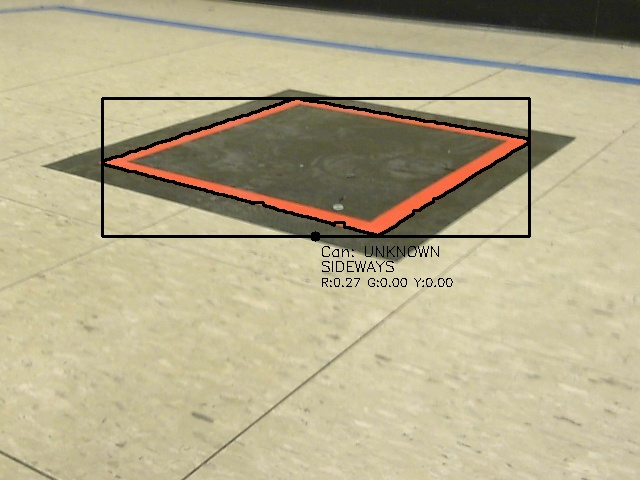
#> input picture debug_imgs/cans.jpg, 640 x 480 px, given in place of the camera
$ python test_zones_final.py
#> lines starting #> are read from the running program, lines starting #| are printed output that depends on the picture; after the words box and inside, x2 and y2 are one past the last pixel; in counts of white or black regions, pixels touching at a corner belong together
import cv2
import numpy as np


def detect_goals_2(camera_index=0):
    # -------------------------
    # Camera setup
    # -------------------------
#> called with camera_index = 0
    FRAME_WIDTH, FRAME_HEIGHT = 640, 480

    cap = cv2.VideoCapture(camera_index)
    if not cap.isOpened():
        raise RuntimeError("Cannot open camera")

    cap.set(cv2.CAP_PROP_FRAME_WIDTH, FRAME_WIDTH)
    cap.set(cv2.CAP_PROP_FRAME_HEIGHT, FRAME_HEIGHT)

    cap.set(cv2.CAP_PROP_AUTO_EXPOSURE, 0.25)
    cap.set(cv2.CAP_PROP_EXPOSURE, -7)
    cap.set(cv2.CAP_PROP_AUTO_WB, 0.0)
    cap.set(cv2.CAP_PROP_WB_TEMPERATURE, 3000)

    ret, frame = cap.read()
#> frame is the input picture: shape (480, 640, 3); mean B, G, R 140.3, 172.3, 181
    cap.release()

    if not ret:
        raise RuntimeError("Failed to grab frame")

    # -------------------------
    # Convert to HSV
    # -------------------------
    hsv = cv2.cvtColor(frame, cv2.COLOR_BGR2HSV)
#> hsv: shape (480, 640, 3); mean H, S, V 25.9, 62.4, 181.4

    # -------------------------
    # BLACK MASK
    # -------------------------
    color_range = np.max(frame, axis=2) - np.min(frame, axis=2)
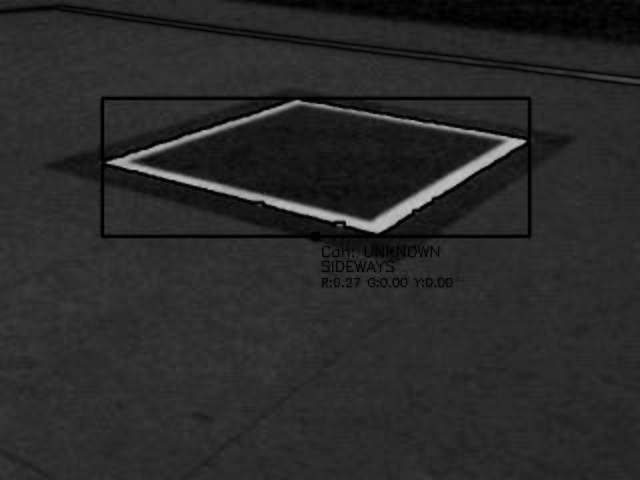
#> color_range: shape (480, 640); min 0, max 199, mean 41.4
    range_thres = np.where(color_range < 20, 255, 0).astype(np.uint8)
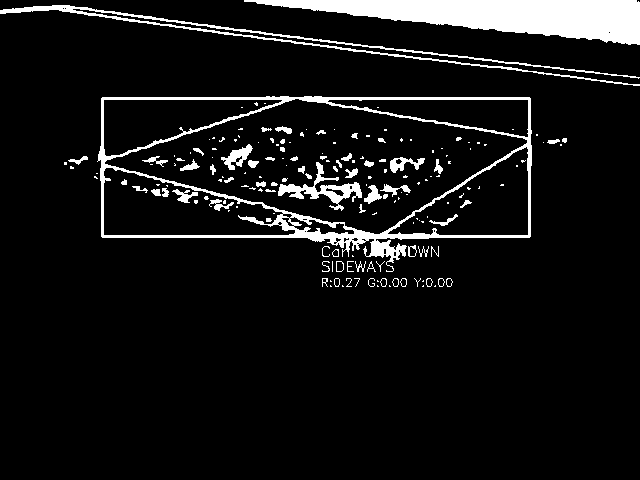
#> range_thres: shape (480, 640); 8.2% white; 177 white regions (109 under 20 px), largest, box (x1, y1, x2, y2) and area: (244, 0, 640, 45) 9548, (97, 96, 532, 272) 7615, (0, 5, 640, 86) 2829

    hsv_black = cv2.inRange(hsv, (0, 0, 0), (180, 90, 150))
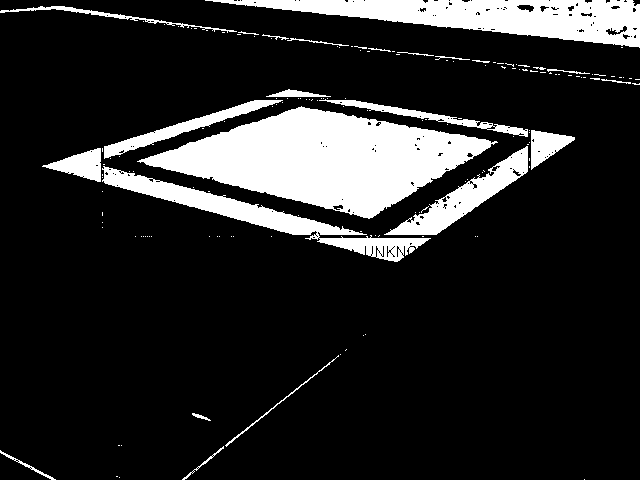
#> hsv_black: shape (480, 640); 15.4% white; 153 white regions (129 under 20 px), largest, box (x1, y1, x2, y2) and area: (137, 106, 498, 219) 20885, (205, 0, 640, 48) 10079, (102, 166, 431, 262) 5642
    black_mask = cv2.bitwise_and(hsv_black, range_thres)
#> black_mask: shape (480, 640); 5.2% white; 401 white regions (343 under 20 px), largest, box (x1, y1, x2, y2) and area: (244, 0, 640, 45) 9069, (278, 162, 362, 206) 1035, (308, 228, 400, 261) 729

    kernel = cv2.getStructuringElement(cv2.MORPH_RECT, (10, 10))
    black_mask = cv2.dilate(black_mask, kernel, iterations=3)
#> black_mask: shape (480, 640); 32.8% white; 5 white regions, box (x1, y1, x2, y2) and area: (52, 84, 582, 276) 64016, (0, 0, 640, 70) 28898, (473, 51, 640, 100) 5370, (423, 47, 469, 77) 1330, (123, 224, 167, 252) 1232
    black_mask = cv2.erode(black_mask, kernel, iterations=1)
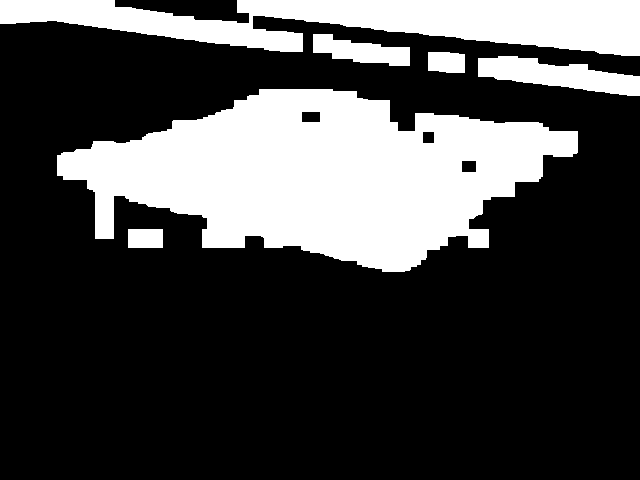
#> black_mask: shape (480, 640); 27.5% white; 6 white regions, box (x1, y1, x2, y2) and area: (57, 89, 578, 272) 56114, (0, 0, 640, 56) 21433, (478, 56, 640, 96) 3569, (313, 34, 410, 66) 1831, (428, 52, 465, 73) 727, (128, 229, 163, 248) 665

    # -------------------------
    # COLOR MASKS
    # -------------------------
    red1 = cv2.inRange(hsv, (0, 80, 30), (10, 255, 255))
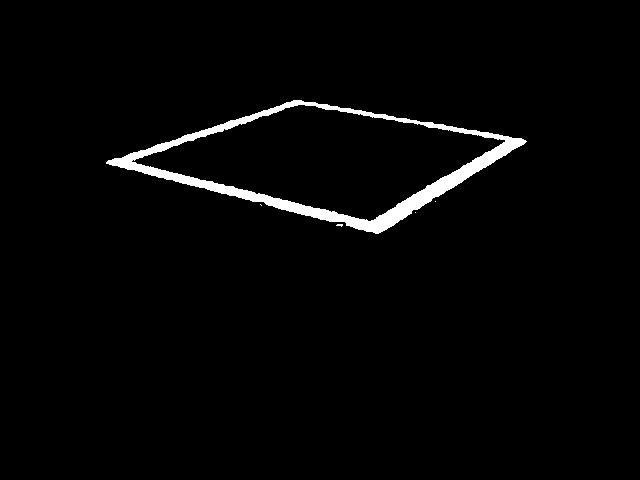
#> red1: shape (480, 640); 2.3% white; 5 white regions (4 under 20 px), largest, box (x1, y1, x2, y2) and area: (106, 100, 527, 234) 6944
    red2 = cv2.inRange(hsv, (170, 100, 40), (180, 255, 255))
#> red2: shape (480, 640); every value is 0
    red_mask = cv2.bitwise_or(red1, red2)

    green_mask = cv2.inRange(hsv, (40, 40, 100), (60, 100, 255))
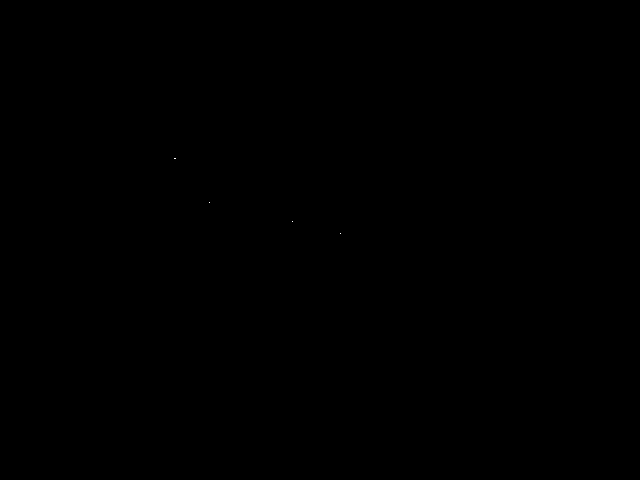
#> green_mask: shape (480, 640); 0% white in thin lines or dots, all inside (x1, y1, x2, y2) = (174, 158, 341, 234)
    yellow_mask = cv2.inRange(hsv, (30, 90, 100), (45, 150, 255))

    color_masks = [red_mask, green_mask, yellow_mask]
    for i in range(len(color_masks)):
        color_masks[i] = cv2.dilate(color_masks[i], kernel, iterations=2)
        color_masks[i] = cv2.erode(color_masks[i], kernel, iterations=1)
#> this loop made 3 passes
#> after the loop, color_masks = 3 items

    red_mask, green_mask, yellow_mask = color_masks
#> red_mask: shape (480, 640); 5.4% white; 1 white region, box (x1, y1, x2, y2) and area: (103, 97, 533, 240) 16491
#> green_mask: shape (480, 640); 0.13% white; 4 white regions, box (x1, y1, x2, y2) and area: (171, 155, 182, 165) 110, (206, 199, 216, 209) 100, (289, 218, 299, 228) 100, (337, 230, 347, 240) 100


    # -------------------------
    # COMBINED GOAL MASKS
    # -------------------------
    red_goal = cv2.bitwise_and(black_mask, red_mask)
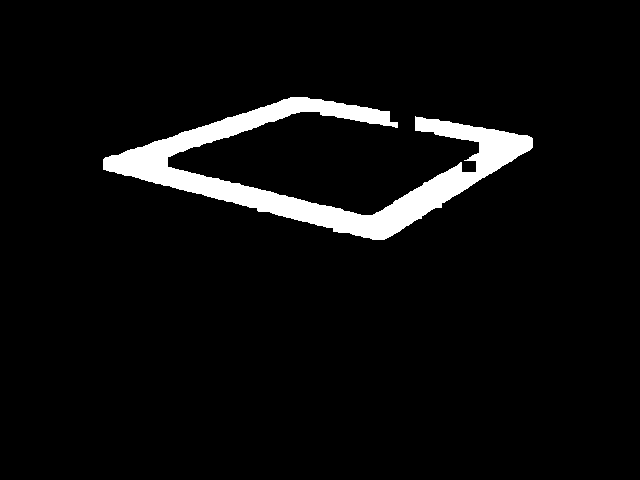
#> red_goal: shape (480, 640); 5.2% white; 1 white region
    green_goal = cv2.bitwise_and(black_mask, green_mask)
    yellow_goal = cv2.bitwise_and(black_mask, yellow_mask)

    # cv2.imshow("Black Mask", black_mask)
    # cv2.imshow("Raw Yellow Mask", yellow_mask)
    # cv2.imshow("Black and Yellow", yellow_goal)

    goals = []

    # -------------------------
    # PROCESS EACH COLOR
    # -------------------------
    def process_goal(mask, label):
#> called with label = 'RED'
        contours, _ = cv2.findContours(mask, cv2.RETR_EXTERNAL, cv2.CHAIN_APPROX_SIMPLE)
#> contours = 1 contour; box (x1, y1, x2, y2) and area: (103, 97, 533, 240) 15194

        for cnt in contours:
            area = cv2.contourArea(cnt)
            if area < 2000:
                continue

            x, y, w, h = cv2.boundingRect(cnt)
            # aspect = w / float(h)
            # if aspect < 0.7 or aspect > 1.3:
            #     continue

            # ---- CENTROID USING MOMENTS ----
            M = cv2.moments(cnt)
            if M["m00"] == 0:
                continue

            cx = int(M["m10"] / M["m00"])
            cy = int(M["m01"] / M["m00"])

            goals.append({
                "color": label,
                "center_uv": (cx, cy),
                "bbox": (x, y, w, h),
                "area": area
            })

            # ---- DEBUG DRAW (BLACK / WHITE ONLY) ----
            cv2.rectangle(frame, (x, y), (x+w, y+h), (0, 0, 0), 2)
            cv2.circle(frame, (cx, cy), 6, (255, 255, 255), -1)
            cv2.putText(
                frame,
                f"Zone: {label}",
                (x, y-8),
                cv2.FONT_HERSHEY_SIMPLEX,
                0.6,
                (255, 255, 255),
                2
            )
#> this loop made 1 pass
#> (area, x, y, w, h, cx, cy) on pass 1: (15194.5, 103, 97, 430, 143, 321, 167)
#> after the loop, goals = 1 item

    process_goal(red_goal, "RED")
    process_goal(green_goal, "GREEN")
#> in process_goal (call 2), `contours, _ = cv2.findContours(mask, cv2.RETR_EXTERNAL, cv2.CHAIN_APPR..`: contours = 4 contours; box (x1, y1, x2, y2) and area: (171, 155, 182, 165) 90, (337, 230, 347, 240) 81, (289, 218, 299, 228) 81, (206, 199, 216, 209) 81
#> the loop in process_goal (call 2), `for cnt in contours:` made 4 passes
#> (cnt, area) on passes 1 to 4: ([[337, 230], [337, 239], [346, 239], [346, 230]], 81), ([[289, 218], [289, 227], [298, 227], [298, 218]], 81), ([[206, 199], [206, 208], [215, 208], [215, 199]], 81), ([[171, 155], [171, 164], [181, 164], [181, 155]], 90)
    process_goal(yellow_goal, "YELLOW")

    # [14 lines of commented-out code are left out]

    return goals, frame


# -------------------------
# RUN
# -------------------------
if __name__ == "__main__":
    goals, frame = detect_goals_2()
    print(goals)
#| [{'color': 'RED', 'center_uv': (321, 167), 'bbox': (103, 97, 430, 143), 'area': 15194.5}]
